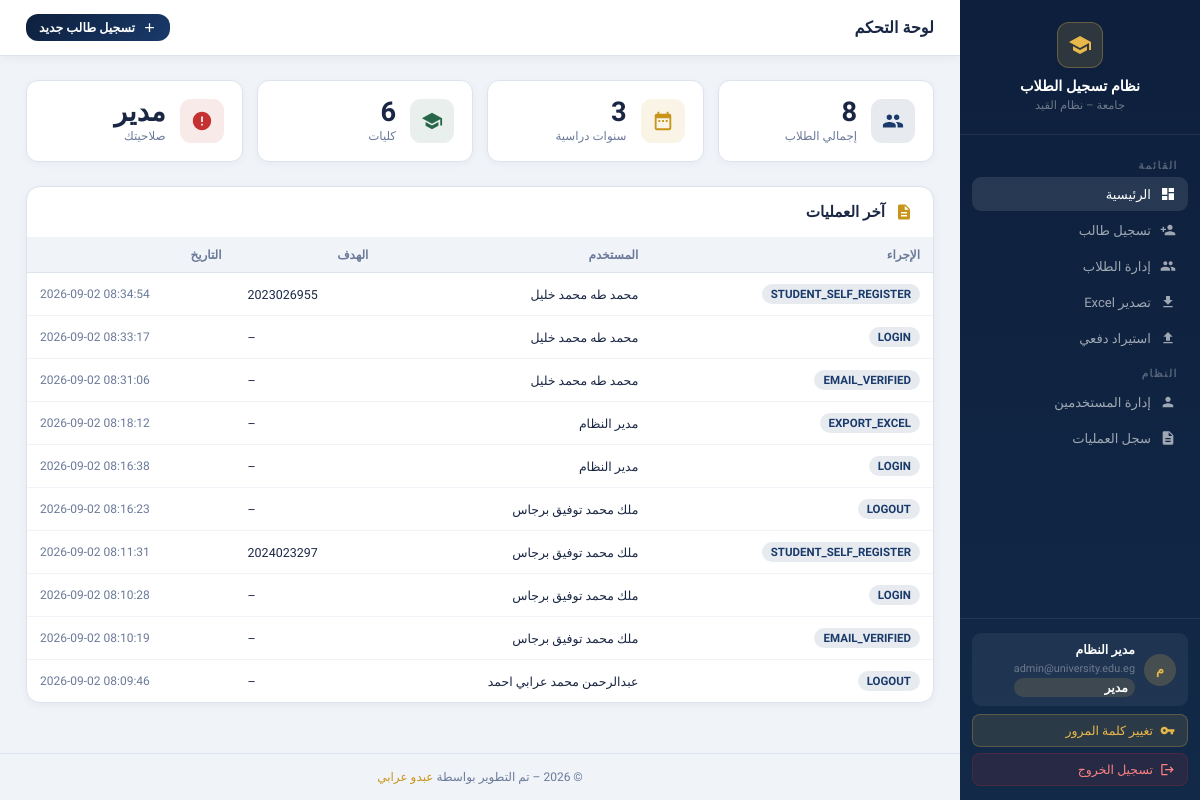
The page / (signed in) on the database its author committed.
### tables this page shows
CREATE TABLE users (
    id            INTEGER PRIMARY KEY AUTOINCREMENT,
    email         TEXT    NOT NULL UNIQUE,
    password_hash TEXT    NOT NULL,
    full_name     TEXT    NOT NULL,
    role          TEXT    NOT NULL DEFAULT 'staff',
    college       TEXT,
    student_id    TEXT    UNIQUE,
    is_active     INTEGER NOT NULL DEFAULT 1,
    email_verified INTEGER NOT NULL DEFAULT 0,
    verify_token  TEXT,
    reset_token   TEXT,
    reset_expires TEXT,
    created_at    DATETIME DEFAULT CURRENT_TIMESTAMP
);

CREATE TABLE audit_log (
    id         INTEGER PRIMARY KEY AUTOINCREMENT,
    user_id    INTEGER REFERENCES users(id),
    action     TEXT    NOT NULL,
    target     TEXT,
    detail     TEXT,
    ip         TEXT,
    created_at DATETIME DEFAULT CURRENT_TIMESTAMP
);

### app.py (the view, shortened to what this page needs)
@app.route("/")
@login_required
def dashboard():
    db  = get_db(); cur = db.cursor()
    cur.execute("SELECT COUNT(*) AS c FROM students")
    total = (_row_to_dict(cur.fetchone()) or {}).get("c", 0)
    cur.execute("SELECT COUNT(DISTINCT year) AS c FROM students")
    years = (_row_to_dict(cur.fetchone()) or {}).get("c", 0)
    cur.execute("SELECT COUNT(DISTINCT college) AS c FROM students")
    colleges_n = (_row_to_dict(cur.fetchone()) or {}).get("c", 0)
    cur.execute("""SELECT a.action, a.target, a.created_at, u.full_name
                   FROM audit_log a LEFT JOIN users u ON a.user_id=u.id
                   ORDER BY a.created_at DESC LIMIT 10""")
    audit = [_row_to_dict(r) for r in cur.fetchall()]
    db.close()
    return render_template("dashboard.html",
        total=total, years=years, colleges_n=colleges_n,
        audit=audit, role=session.get("role"),
        user_name=session.get("user_name"), colleges=COLLEGES,
        all_years=YEAR_RANGE)

### app.py (called while the page is built)
@app.after_request
def add_security_headers(response):
    response.headers["X-Frame-Options"] = "SAMEORIGIN"  # Clickjacking mitigation (V-008)
    response.headers["X-Content-Type-Options"] = "nosniff"  # MIME sniffing prevention (V-024)
    response.headers["Content-Security-Policy"] = (
        "default-src 'self'; "
        "script-src 'self' 'unsafe-inline' https://fonts.googleapis.com; "
        "style-src 'self' 'unsafe-inline' https://fonts.googleapis.com; "
        "img-src 'self' data: https://res.cloudinary.com; "
        "font-src 'self' https://fonts.gstatic.com; "
        "frame-ancestors 'none';"
    )
    response.headers["Strict-Transport-Security"] = "max-age=31536000; includeSubDomains"
    return response

def _row_to_dict(row) -> dict:
    if row is None: return {}
    if is_use_pg(): return dict(row)
    return dict(zip(row.keys(), row))

def login_required(f):
    @wraps(f)
    def inner(*a, **kw):
        if not session.get("user_id"):
            return redirect(url_for("auth_login"))
        return f(*a, **kw)
    return inner

### database.py (called while the page is built)
def is_use_pg() -> bool:
    global USE_PG
    return bool(USE_PG and HAS_PG)

def _connect_sqlite():
    os.makedirs(os.path.dirname(SQLITE_PATH), exist_ok=True)
    conn = sqlite3.connect(SQLITE_PATH, timeout=10.0)
    conn.row_factory = sqlite3.Row
    conn.execute("PRAGMA journal_mode=WAL")
    conn.execute("PRAGMA foreign_keys=ON")
    return conn

def get_db(force_sqlite: bool = False):
    global USE_PG
    if force_sqlite:
        USE_PG = False
        _ensure_sqlite_initialized()
        return _connect_sqlite()
    if USE_PG:
        try:
            conn = psycopg2.connect(
                DB_URL,
                connect_timeout=PG_TIMEOUT,
                cursor_factory=psycopg2.extras.RealDictCursor
            )
            return conn
        except Exception as e:
            print(f"[WARNING] PostgreSQL connection failed: {e}")
            print(f"[INFO] Automatically falling back to local SQLite database: {SQLITE_PATH}")
            USE_PG = False
            _ensure_sqlite_initialized()
            return _connect_sqlite()
    else:
        return _connect_sqlite()

### templates/dashboard.html (shortened to what this page needs)
{% extends "base.html" %}
{% block content %}
<div class="topbar">
  <h1>لوحة التحكم</h1>
  <a href="{{ url_for('register_form') }}" class="btn btn-primary btn-sm">
    <svg style="width:15px;height:15px;fill:currentColor" viewBox="0 0 24 24"><path d="M19 13h-6v6h-2v-6H5v-2h6V5h2v6h6v2z"/></svg>
    تسجيل طالب جديد
  </a>
</div>
<div class="content">
  <div class="stat-grid">
    <div class="stat-card">
      <div class="stat-icon blue"></div>
      <div><div class="stat-val">{{ total }}</div><div class="stat-lbl">إجمالي الطلاب</div></div>
    </div>
    <div class="stat-card">
      <div class="stat-icon gold"><svg viewBox="0 0 24 24"><path d="M9 11H7v2h2v-2zm4 0h-2v2h2v-2zm4 0h-2v2h2v-2zm2-7h-1V2h-2v2H8V2H6v2H5c-1.11 0-2 .9-2 2v14c0 1.1.89 2 2 2h14c1.1 0 2-.9 2-2V6c0-1.1-.9-2-2-2zm0 16H5V9h14v11z"/></svg></div>
      <div><div class="stat-val">{{ years }}</div><div class="stat-lbl">سنوات دراسية</div></div>
    </div>
    <div class="stat-card">
      <div class="stat-icon green"><svg viewBox="0 0 24 24"><path d="M12 3L1 9l11 6 9-4.91V17h2V9L12 3zM5 13.18v4L12 21l7-3.82v-4L12 17l-7-3.82z"/></svg></div>
      <div><div class="stat-val">{{ colleges_n }}</div><div class="stat-lbl">كليات</div></div>
    </div>
    <div class="stat-card">
      <div class="stat-icon red"><svg viewBox="0 0 24 24"><path d="M12 2C6.48 2 2 6.48 2 12s4.48 10 10 10 10-4.48 10-10S17.52 2 12 2zm1 15h-2v-2h2v2zm0-4h-2V7h2v6z"/></svg></div>
      <div><div class="stat-val" id="stat-role">{{ {'superadmin':'مدير','admin':'مسؤول','staff':'موظف'}.get(role,'') }}</div><div class="stat-lbl">صلاحيتك</div></div>
    </div>
  </div>
  {% if role == 'superadmin' %}
  <div class="card">
    <div class="card-header">
      <svg style="width:18px;height:18px;fill:#c8941a" viewBox="0 0 24 24"><path d="M14 2H6c-1.1 0-2 .9-2 2v16c0 1.1.9 2 2 2h12c1.1 0 2-.9 2-2V8l-6-6zm2 16H8v-2h8v2zm0-4H8v-2h8v2zm-3-5V3.5L18.5 9H13z"/></svg>
      <h2>آخر العمليات</h2>
    </div>
    <div class="tbl-wrap">
      <table>
        <thead><tr><th>الإجراء</th><th>المستخدم</th><th>الهدف</th><th>التاريخ</th></tr></thead>
        <tbody>
        {% for a in audit %}
        <tr>
          <td><span class="badge badge-blue">{{ a.action }}</span></td>
          <td style="font-size:.78rem">{{ a.full_name or '–' }}</td>
          <td style="font-size:.78rem;direction:ltr">{{ a.target or '–' }}</td>
          <td style="font-size:.75rem;color:var(--muted);direction:ltr">{{ a.created_at }}</td>
        </tr>
        {% endfor %}
        </tbody>
      </table>
    </div>
  </div>
  {% endif %}
</div>
{% endblock %}

### templates/base.html (shortened to what this page needs)
<!DOCTYPE html>
<html lang="ar" dir="rtl">
<head>
</head>
<body>
{% if session.get('user_id') %}
<aside class="sidebar">
  <div class="sb-brand">
    <div class="logo"><svg viewBox="0 0 24 24"><path d="M12 3L1 9l11 6 9-4.91V17h2V9L12 3zM5 13.18v4L12 21l7-3.82v-4L12 17l-7-3.82z"/></svg></div>
    <h2>نظام تسجيل الطلاب</h2>
    <p>جامعة – نظام القيد</p>
  </div>
  <nav class="sb-nav">
    <div class="sb-section">القائمة</div>
    <a href="{{ url_for('dashboard') }}" class="sb-link {% if request.endpoint=='dashboard' %}active{% endif %}">
      <svg viewBox="0 0 24 24"><path d="M3 13h8V3H3v10zm0 8h8v-6H3v6zm10 0h8V11h-8v10zm0-18v6h8V3h-8z"/></svg> الرئيسية
    </a>
    <a href="{{ url_for('register_form') }}" class="sb-link {% if request.endpoint=='register_form' %}active{% endif %}">
      <svg viewBox="0 0 24 24"><path d="M15 12c2.21 0 4-1.79 4-4s-1.79-4-4-4-4 1.79-4 4 1.79 4 4 4zm-9-2V7H4v3H1v2h3v3h2v-3h3v-2H6zm9 4c-2.67 0-8 1.34-8 4v2h16v-2c0-2.66-5.33-4-8-4z"/></svg> تسجيل طالب
    </a>
    <a href="{{ url_for('admin_panel') }}" class="sb-link {% if request.endpoint=='admin_panel' %}active{% endif %}">
      إدارة الطلاب
    </a>
    {% if session.get('role') in ['superadmin','admin'] %}
    <a href="{{ url_for('admin_export') }}" class="sb-link">
      <svg viewBox="0 0 24 24"><path d="M19 9h-4V3H9v6H5l7 7 7-7zM5 18v2h14v-2H5z"/></svg> تصدير Excel
    </a>
    <a href="{{ url_for('bulk_import') }}" class="sb-link {% if request.endpoint=='bulk_import' %}active{% endif %}">
      <svg viewBox="0 0 24 24"><path d="M9 16h6v-6h4l-7-7-7 7h4zm-4 2h14v2H5z"/></svg> استيراد دفعي
    </a>
    {% endif %}
    {% if session.get('role') == 'superadmin' %}
    <div class="sb-section">النظام</div>
    <a href="{{ url_for('admin_panel') }}#users" class="sb-link">
      <svg viewBox="0 0 24 24"><path d="M12 12c2.21 0 4-1.79 4-4s-1.79-4-4-4-4 1.79-4 4 1.79 4 4 4zm0 2c-2.67 0-8 1.34-8 4v2h16v-2c0-2.66-5.33-4-8-4z"/></svg> إدارة المستخدمين
    </a>
    <a href="{{ url_for('admin_panel') }}#audit" class="sb-link">
      <svg viewBox="0 0 24 24"><path d="M14 2H6c-1.1 0-2 .9-2 2v16c0 1.1.9 2 2 2h12c1.1 0 2-.9 2-2V8l-6-6zm2 16H8v-2h8v2zm0-4H8v-2h8v2zm-3-5V3.5L18.5 9H13z"/></svg> سجل العمليات
    </a>
    {% endif %}
  </nav>
  <div class="sb-footer">
    <div class="sb-user">
      <div class="sb-avatar">{{ session.get('user_name','?')[0] }}</div>
      <div class="sb-user-info">
        <span>{{ session.get('user_name','') }}</span>
        <small>{{ session.get('email','') }}</small>
        <span class="sb-role-badge">{{ {'superadmin':'مدير','admin':'مسؤول','staff':'موظف','student':'طالب'}.get(session.get('role',''),'') }}</span>
      </div>
    </div>
    <button onclick="openChangePwModal()" class="btn-logout" style="background:rgba(232,184,75,.12);color:var(--gold2);border-color:rgba(232,184,75,.25);margin-bottom:6px">
      <svg viewBox="0 0 24 24"><path d="M12.65 10C11.83 7.67 9.61 6 7 6c-3.31 0-6 2.69-6 6s2.69 6 6 6c2.61 0 4.83-1.67 5.65-4H17v4h4v-4h2v-4H12.65zM7 14c-1.1 0-2-.9-2-2s.9-2 2-2 2 .9 2 2-.9 2-2 2z"/></svg> تغيير كلمة المرور
    </button>
    <a href="{{ url_for('auth_logout') }}" class="btn-logout">
      <svg viewBox="0 0 24 24"><path d="M17 7l-1.41 1.41L18.17 11H8v2h10.17l-2.58 2.58L17 17l5-5zM4 5h8V3H4c-1.1 0-2 .9-2 2v14c0 1.1.9 2 2 2h8v-2H4V5z"/></svg> تسجيل الخروج
    </a>
  </div>
</aside>
{% endif %}
<div class="main">
  {% block content %}{% endblock %}
  <footer>© 2026 – تم التطوير بواسطة <a href="https://www.linkedin.com/in/abdelrahman-oraby-92588a2a5" target="_blank">عبدو عرابي</a></footer>
</div>
</body>
</html>

### rows shown on the page
users: get "مدير النظام", get "admin@university.edu.eg"
audit_log: action "STUDENT_SELF_REGISTER", full_name "محمد طه محمد خليل", target "2023026955", created_at "2026-09-02 08:34:54"
audit_log: action "LOGIN", full_name "محمد طه محمد خليل", target "–", created_at "2026-09-02 08:33:17"
audit_log: action "EMAIL_VERIFIED", full_name "محمد طه محمد خليل", target "–", created_at "2026-09-02 08:31:06"
audit_log: action "EXPORT_EXCEL", full_name "مدير النظام", target "–", created_at "2026-09-02 08:18:12"
audit_log: action "LOGIN", full_name "مدير النظام", target "–", created_at "2026-09-02 08:16:38"
audit_log: action "LOGOUT", full_name "ملك محمد توفيق برجاس", target "–", created_at "2026-09-02 08:16:23"
audit_log: action "STUDENT_SELF_REGISTER", full_name "ملك محمد توفيق برجاس", target "2024023297", created_at "2026-09-02 08:11:31"
audit_log: action "LOGIN", full_name "ملك محمد توفيق برجاس", target "–", created_at "2026-09-02 08:10:28"
audit_log: action "EMAIL_VERIFIED", full_name "ملك محمد توفيق برجاس", target "–", created_at "2026-09-02 08:10:19"
audit_log: action "LOGOUT", full_name "عبدالرحمن محمد عرابي احمد", target "–", created_at "2026-09-02 08:09:46"

### other values the page prints
{{ session.get('user_name','?')[0] }} "م"
{{ total }} "8"
{{ years }} "3"
{{ colleges_n }} "6"
{{ {'superadmin':'مدير','admin':'مسؤول','staff':'موظف'}.get(role,'') }} "مدير"
